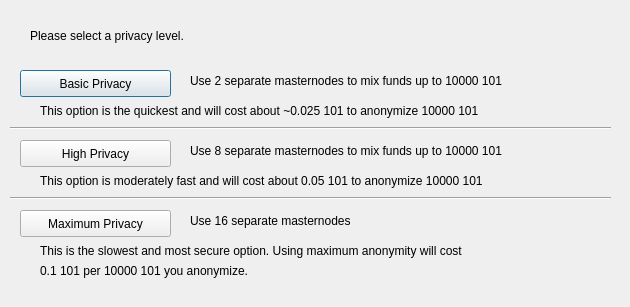
<?xml version="1.0" encoding="UTF-8"?>
<ui version="4.0">
 <class>ObfuscationConfig</class>
 <widget class="QDialog" name="ObfuscationConfig">
  <property name="geometry">
   <rect>
    <x>0</x>
    <y>0</y>
    <width>630</width>
    <height>307</height>
   </rect>
  </property>
  <property name="windowTitle">
   <string>Configure Obfuscation</string>
  </property>
  <widget class="QPushButton" name="buttonBasic">
   <property name="geometry">
    <rect>
     <x>20</x>
     <y>70</y>
     <width>151</width>
     <height>27</height>
    </rect>
   </property>
   <property name="text">
    <string>Basic Privacy</string>
   </property>
  </widget>
  <widget class="QPushButton" name="buttonHigh">
   <property name="geometry">
    <rect>
     <x>20</x>
     <y>140</y>
     <width>151</width>
     <height>27</height>
    </rect>
   </property>
   <property name="text">
    <string>High Privacy</string>
   </property>
  </widget>
  <widget class="QPushButton" name="buttonMax">
   <property name="geometry">
    <rect>
     <x>20</x>
     <y>210</y>
     <width>151</width>
     <height>27</height>
    </rect>
   </property>
   <property name="text">
    <string>Maximum Privacy</string>
   </property>
  </widget>
  <widget class="QLabel" name="label">
   <property name="geometry">
    <rect>
     <x>30</x>
     <y>20</y>
     <width>571</width>
     <height>31</height>
    </rect>
   </property>
   <property name="text">
    <string>Please select a privacy level.</string>
   </property>
  </widget>
  <widget class="QLabel" name="label_2">
   <property name="geometry">
    <rect>
     <x>190</x>
     <y>70</y>
     <width>421</width>
     <height>21</height>
    </rect>
   </property>
   <property name="text">
    <string>Use 2 separate masternodes to mix funds up to 10000 101</string>
   </property>
  </widget>
  <widget class="QLabel" name="label_3">
   <property name="geometry">
    <rect>
     <x>190</x>
     <y>140</y>
     <width>411</width>
     <height>21</height>
    </rect>
   </property>
   <property name="text">
    <string>Use 8 separate masternodes to mix funds up to 10000 101</string>
   </property>
  </widget>
  <widget class="QLabel" name="label_4">
   <property name="geometry">
    <rect>
     <x>190</x>
     <y>210</y>
     <width>421</width>
     <height>21</height>
    </rect>
   </property>
   <property name="text">
    <string>Use 16 separate masternodes</string>
   </property>
  </widget>
  <widget class="QLabel" name="label_6">
   <property name="geometry">
    <rect>
     <x>40</x>
     <y>100</y>
     <width>561</width>
     <height>21</height>
    </rect>
   </property>
   <property name="text">
    <string>This option is the quickest and will cost about ~0.025 101 to anonymize 10000 101</string>
   </property>
  </widget>
  <widget class="QLabel" name="label_7">
   <property name="geometry">
    <rect>
     <x>40</x>
     <y>170</y>
     <width>561</width>
     <height>21</height>
    </rect>
   </property>
   <property name="text">
    <string>This option is moderately fast and will cost about 0.05 101 to anonymize 10000 101</string>
   </property>
  </widget>
  <widget class="QLabel" name="label_8">
   <property name="geometry">
    <rect>
     <x>40</x>
     <y>240</y>
     <width>561</width>
     <height>21</height>
    </rect>
   </property>
   <property name="text">
    <string>This is the slowest and most secure option. Using maximum anonymity will cost</string>
   </property>
  </widget>
  <widget class="QLabel" name="label_9">
   <property name="geometry">
    <rect>
     <x>40</x>
     <y>260</y>
     <width>561</width>
     <height>21</height>
    </rect>
   </property>
   <property name="text">
    <string>0.1 101 per 10000 101 you anonymize.</string>
   </property>
  </widget>
  <widget class="Line" name="line">
   <property name="geometry">
    <rect>
     <x>10</x>
     <y>120</y>
     <width>601</width>
     <height>16</height>
    </rect>
   </property>
   <property name="orientation">
    <enum>Qt::Horizontal</enum>
   </property>
  </widget>
  <widget class="Line" name="line_2">
   <property name="geometry">
    <rect>
     <x>10</x>
     <y>190</y>
     <width>601</width>
     <height>16</height>
    </rect>
   </property>
   <property name="orientation">
    <enum>Qt::Horizontal</enum>
   </property>
  </widget>
 </widget>
 <resources/>
 <connections/>
</ui>
